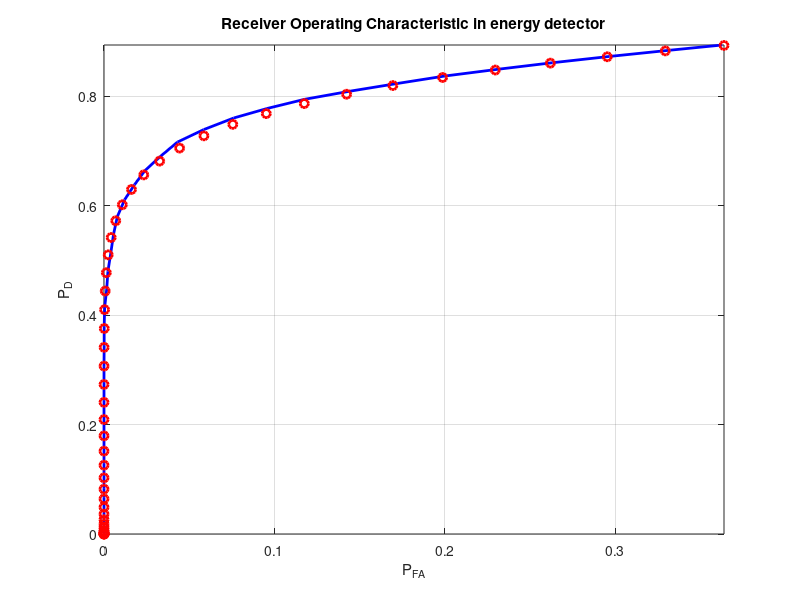

The MATLAB source for this figure:
clc;
close all;
clear all;
rng('shuffle');
% Reinitialize the random number generator used by RAND ,randi, and RANDN
SNRdB =2;
m = 5;
numBlocks = 10000;%no.of times sensing
ssgam = logspace(0.005,2,50);%generates 50 points between 10^0.005 and 10^1 in log scale,threshold samples
ssDet = zeros(size(ssgam));%empty vectors with same size as threshold vectors vector.
ssFA = zeros(size(ssgam));%this code is for unit variance cond
SNR = zeros(size(ssgam));
for L = 1:numBlocks
	pisym=2*randi([0,1],[m,1])-1;%m no.of binary phase shifted symbols(X).
	h=1/sqrt(2)*(randn+j*randn);%normalized fading coeff(H).
	ChNoise = 1/sqrt(2)*(randn(m,1)+j*randn(m,1));%white gaussian noise(N)
	for K = 1 : length(ssgam)
	SNR(K) = 10^(SNRdB/10);%converting SNR to normal form from DB.
	TxVec = sqrt(SNR(K)*pisym);%transmitted vector from CR
	RxVec_H1 = h*TxVec + ChNoise;%rxed vector at energy detector for H1 case
    ssStat_H1 = abs(TxVec'/norm(TxVec)*RxVec_H1)^2;%calculating energy of rxed signal for H1 case
    ssDet(K) = ssDet(K) + (ssStat_H1>=ssgam(K));%total no.of detections for different Thresholds
    RxVec_H0 =  ChNoise;%rxed vector at energy detector for H0 case
    ssStat_H0 = abs(TxVec'/norm(TxVec)*RxVec_H0)^2;%calculating energy of rxed signal for H0 case
	ssFA(K) = ssFA(K) + (ssStat_H0>=ssgam(K));%total no.of false alarms  for different Thresholds
	end
end
ssDet = ssDet/(numBlocks);%probability of detection
ssFA = ssFA/(numBlocks);%probability of false alarm
plot(ssFA , ssDet, 'b-', 'linewidth',2.0);
hold on;
plot(exp(-ssgam),exp(-ssgam./(m*SNR+1)),'r o', 'linewidth',2.0);
axis tight;
grid on;
xlabel('P_{FA}');
ylabel('P_D');
title('Receiver Operating Characteristic in energy detector');
